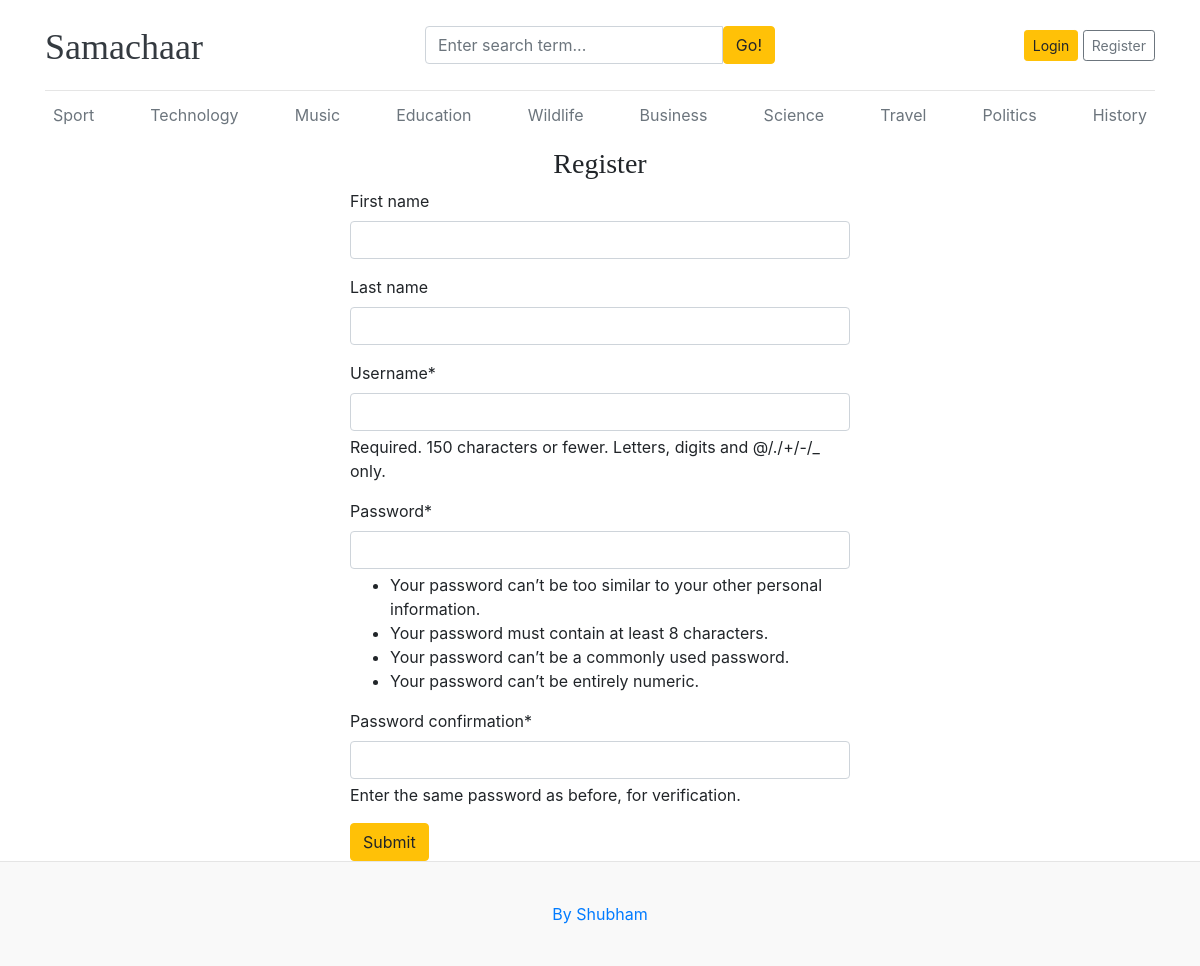
Screenshot of /register/ with the database file from the repository.
### blogs/models.py (models this page shows, shortened)
class Category(models.Model):
    category_name = models.CharField(max_length=50, unique=True)
    created_at = models.DateField(auto_now_add=True)
    updated_at = models.DateField(auto_now_add=True)
    class Meta:
        verbose_name_plural = 'categories'

### bloggingSystem/views.py (the view)
# urls.py: path('register/', views.register , name="register"),
def register(request):
    if request.method == 'POST':
        form = RegistrationForm(request.POST)
        if form.is_valid():
            form.save()
            return redirect('login')
    else:
        form = RegistrationForm()
    context = {
        'form' : form,
    }
    return render(request, 'register.html', context)

### bloggingSystem/forms.py
class RegistrationForm(UserCreationForm):
    class Meta:
        model = User
        fields = ['first_name', 'last_name' ,'username' , 'password1' , 'password2']  #in django pass1 -> password and pass2-> comfirm password

### blogs/context_processors.py (called while the page is built)
def get_categories(request):
    categories = Category.objects.all()
    return dict(categories = categories)

def get_social(request):
    links = Social.objects.all()
    return dict(links = links)

### templates/register.html (shortened to what this page needs)
{% extends 'base.html' %}
{% block content %}
{% load crispy_forms_tags %}
    <h3 class="text-center">Register</h3>
    <form action="{% url 'register' %}" method="post" style="width:500px; margin: auto;">
        {{ form | crispy }}
        <button type="submit" class="btn btn-warning">Submit</button>
    </form>
{% endblock content %}

### templates/base.html (shortened to what this page needs)
{% load static %}
<!DOCTYPE html>
<html lang="en">
    <head>
        <link href="https://getbootstrap.com/docs/4.0/dist/css/bootstrap.min.css" rel="stylesheet">
        <link rel="stylesheet" href="https://cdnjs.cloudflare.com/ajax/libs/font-awesome/4.7.0/css/font-awesome.min.css">
        <link href="{% static '/css/blog.css' %}" rel="stylesheet">
    </head>
    <body>
        <div class="container">
            <header class="blog-header py-3">
                <div class="row flex-nowrap justify-content-between align-items-center">
                    <div class="col-4 pt-1">
                        <a class="blog-header-logo text-dark" href="/">Samachaar</a>
                    </div>
                    <div class="col-4">
                        <form action="{% url "search" %}" method="get">
                            <div class="input-group">
                                <input class="form-control" type="text" name="keyword" value="{{keyword}}" placeholder="Enter search term..." aria-label="Enter search term..." aria-describedby="button-search" />
                                <button class="btn btn-warning" id="button-search" type="submit">Go!</button>
                            </div>
                        </form>
                    </div>
                    <div class="col-4 d-flex justify-content-end align-items-center">
                        {% if not user.is_authenticated %}
                        <a class="btn btn-sm btn-warning" href="{% url "login" %}">Login</a> &nbsp;
                        <a class="btn btn-sm btn-outline-secondary" href="{% url "register" %}">Register</a>
                        {% else %}
                        <span>Hi, {{ user }}</span>
                        &emsp;
                        <span><a href="{% url 'dashboard' %}">Dashboard</a><span>
                        &emsp;
                        <span><a href="{% url 'logout' %}">Logout</a></span>
                        {% endif %}
                    </div>
                </div>
            </header>
            <div class="nav-scroller py-1 mb-2">
                <nav class="nav d-flex justify-content-between">
                    {% for cat in categories %}
                    <a class="p-2 text-muted" href="{% url 'posts_by_category' cat.id %}">{{ cat.category_name }}</a>
                    {% endfor %}
                </nav>
            </div>
            {% block content %}
            {% endblock content %}
        </div>
        <footer class="blog-footer">
            <p><a href="#">By Shubham</a></p>
        </footer>
    </body>
</html>

### static/css/blog.css (style rules this page uses)
body { margin: 0; padding: 0; }
.blog-header { border-bottom: 1px solid #e5e5e5; }
.blog-header-logo { font-family: "Playfair Display", Georgia, "Times New Roman", serif; font-size: 2.25rem; }
h1, h2, h3, h4, h5, h6 { font-family: "Playfair Display", Georgia, "Times New Roman", serif; }
.blog-footer { padding: 2.5rem 0; color: #727272; text-align: center; background-color: #f9f9f9; border-top: .05rem solid #e5e5e5; }
.blog-footer p:last-child { margin-bottom: 0; }

### rows the page displays
Category: category_name "Sport"
Category: category_name "Technology"
Category: category_name "Music"
Category: category_name "Education"
Category: category_name "Wildlife"
Category: category_name "Business"
Category: category_name "Science"
Category: category_name "Travel"
Category: category_name "Politics"
Category: category_name "History"
